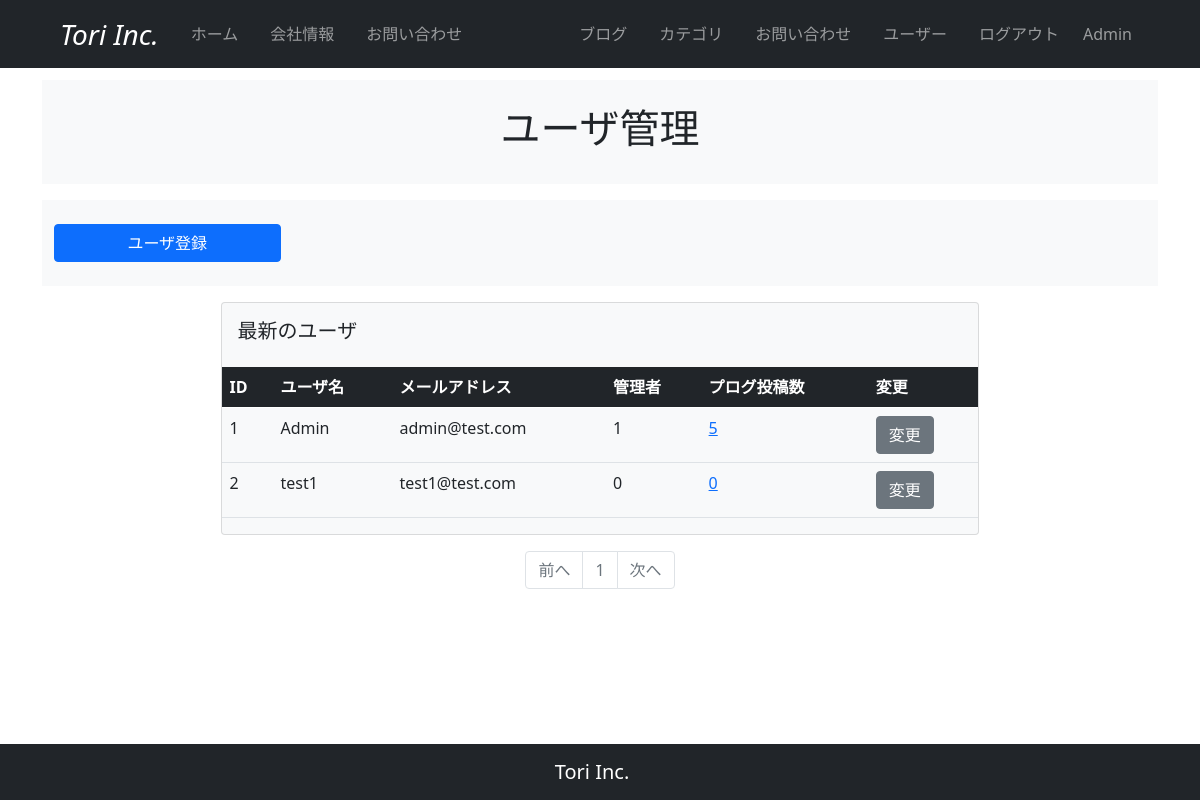
/user_maintenance (signed in), run on the app's committed database.
### company_blog/models.py (models this page shows, shortened)
class User(db.Model, UserMixin):
    __tablename__ = 'users'
    id = db.Column(db.Integer, primary_key=True)
    email = db.Column(db.String(64), unique=True, index=True)
    username = db.Column(db.String(64), unique=True, index=True)
    password_hash = db.Column(db.String(128))
    administrator = db.Column(db.String(1))
    post = db.relationship('BlogPost', backref='author', lazy='dynamic')
    @property
    def password(self):
        raise AttributeError('password is not a readable attribute')
    def is_administrator(self):
        if self.administrator == '1':
            return 1
        else:
            return 0
    def count_posts(self, userid):
        return BlogPost.query.filter_by(user_id=userid).count()

### company_blog/users/views.py (the view)
@users.route('/user_maintenance')
@login_required
def user_maintenance():
   page = request.args.get('page', 1, type=int)
   users = User.query.order_by(User.id).paginate(page=page, per_page=10)
   return render_template('users/user_maintenance.html', users=users)

### company_blog/__init__.py (called while the page is built)
@event.listens_for(Engine, "connect")
def set_sqlite_pragma(dbapi_connection, connection_record):
    cursor = dbapi_connection.cursor()
    cursor.execute("PRAGMA foreign_keys=ON")
    cursor.close()

### company_blog/models.py (called while the page is built)
@login_manager.user_loader
def load_user(user_id):
    return User.query.get(user_id)

### company_blog/templates/users/user_maintenance.html
{% extends "base.html" %}
{% block content %}
  <section id="header">
    <div class="container">
      <div class="row bg-light my-3 justify-content-center">
        <div class="col-10 py-4">
          <h2 class="text-center fs-1">ユーザ管理</h2>
        </div>
      </div>
    </div>
  </section>
  {% if current_user.is_administrator() %}
  <section id="register">
    <div class="container">
      <div class="row bg-light my-3">
        <div class="col-10 py-4">
          <a href="{{ url_for('users.register') }}" class="btn btn-primary w-25">ユーザ登録</a>
        </div>
      </div>
    </div>
  </section>
  {% endif %}
  <section id="user_table">
    <div class="card mx-auto bg-light" style="width: 68%;">
      <div class="card-body">
        <h5 class="card-title">最新のユーザ</h5>
      </div>
      <table class="table">
        <thead>
          <tr class="table-dark">
            <th scope="col">ID</th>
            <th scope="col">ユーザ名</th>
            <th scope="col">メールアドレス</th>
            <th scope="col">管理者</th>
            <th scope="col">プログ投稿数</th>
            <th scope="col">変更</th>
          </tr>
        </thead>
        <tbody>
          {% for user in users.items %}
          <tr>
            <td>{{ user.id }}</td>
            <td>{{ user.username }}</td>
            <td>{{ user.email }}</td>
            <td>{{ user.administrator }}</td>
            <td><a href="{{ url_for('users.user_posts', user_id=user.id) }}">
              {{ user.count_posts(user.id) }}
            </a></td>
            <td>
              {% if current_user.is_administrator() or current_user.id == user.id %}
                <a href="{{ url_for('users.account', user_id=user.id) }}" class="btn btn-secondary">変更</a>
              {% endif %}
            </td>
          </tr>
          {% endfor %}
        </tbody>
      </table>
    </div>
  </section>
  <section id="pagenation">
    <nav aria-label="mantenance_page_navigation">
      <ul class="pagination my-3 justify-content-center">
        <li {% if users.has_prev %}class="page-item"{% else %}class="page-item disabled"{% endif %}><a class="page-link" href="{% if users.has_prev %}{{url_for('user_maintenance', page=users.prev_num) }}{% else %}#{% endif %}">前へ</a></li>
        {% for page_num in users.iter_pages(left_edge=1, right_edge=1, left_current=1, right_current=2) %}
          {% if page_num %}
            {% if users.page == page_num %}
              <li class="page-item disabled"><a class="page-link" href="#">{{ page_num }}</a></li>
            {% else %}
              <li class="page-item"><a class="page-link" href="{{url_for('users.user_maintenance', page=page_num)}}">{{ page_num }}</a></li>
            {% endif %}
          {% else %}
            <li class="page-item disabled"><a class="page-link" href="#">&hellip;</a></li>
          {% endif %}
        {% endfor %}
        <li {% if users.has_next %}class="page-item"{% else %}class="page-item disabled"{% endif %}><a class="page-link" href="{% if users.has_next %}{{url_for('users.user_maintenance', page=users.next_num) }}{% else %}#{% endif %}">次へ</a></li>
      </ul>
    </nav>
  </section>
{% endblock %}

### company_blog/templates/base.html (shortened to what this page needs)
<!DOCTYPE html>
<html lang="en">
<head>
  <link href="https://cdn.jsdelivr.net/npm/bootstrap@5.0.2/dist/css/bootstrap.min.css" rel="stylesheet">
</head>
<body>
  <nav class="navbar navbar-expand-lg navbar-dark bg-dark px-5 fixed-top">
    <div class="container-fluid">
      <a class="navbar-brand fs-3 fst-italic" href="{{ url_for('main.index') }}">Tori Inc.</a>
      <div class="collapse navbar-collapse" id="navbarNav">
        <ul class="navbar-nav">
          <li class="nav-item px-2">
            <a class="nav-link" href="{{ url_for('main.index') }}">ホーム</a>
          </li>
          <li class="nav-item px-2">
            <a class="nav-link" href="#">会社情報</a>
          </li>
          <li class="nav-item px-2">
            <a class="nav-link" href="{{url_for('main.inquiry')}}">お問い合わせ</a>
          </li>
        </ul>
      </div>
      <div class="collapse navbar-collapse justify-content-md-end" id="navbarNav">
        <ul class="navbar-nav">
          <li class="nav-item px-2">
            <a class="nav-link" href="{{url_for('main.blog_maintenance')}}">ブログ</a>
          </li>
          <li class="nav-item px-2">
            <a class="nav-link" href="{{url_for('main.category_maintenance')}}">カテゴリ</a>
          </li>
          <li class="nav-item px-2">
            <a class="nav-link" href="{{url_for('main.inquiry_maintenance')}}">お問い合わせ</a>
          </li>
          <li class="nav-item px-2">
            <a class="nav-link" href="{{url_for('users.user_maintenance')}}">ユーザー</a>
          </li>
          {% if current_user.is_authenticated %}
          <li class="nav-item px-2">
            <a class="nav-link" href="{{url_for('users.logout')}}">ログアウト</a>
          </li>
          <li class="navbar-text px-2">
            {{ current_user.username }}
          </li>
          {% endif %}
        </ul>
      </div>
    </div>
  </nav>
  {% from "_formhelpers.html" import render_field %}
  <div class="container" style="padding-top: 4rem; padding-bottom: 4rem;">
    {% block content %}
    {% endblock %}
  </div>
  <nav class="navbar fixed-bottom navbar-expand-sm navbar-dark bg-dark fixed-bottom">
    <div class="container-fluid justify-content-center">
      <span class="navbar-brand">Tori Inc.</span>
    </div>
  </nav>
</body>
</html>

### data on the page
User: username "Admin", id "1", email "admin@test.com", administrator "1", count_posts "5"
User: id "2", username "test1", email "test1@test.com", administrator "0", count_posts "0"

### other printed values
{{ page_num }} "1"
